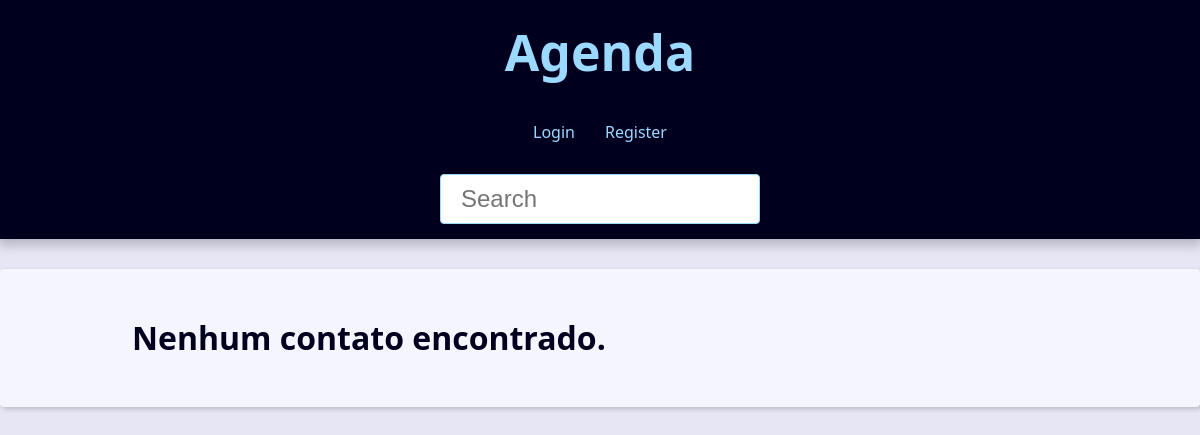
/, run on an earlier commit of the app's database.
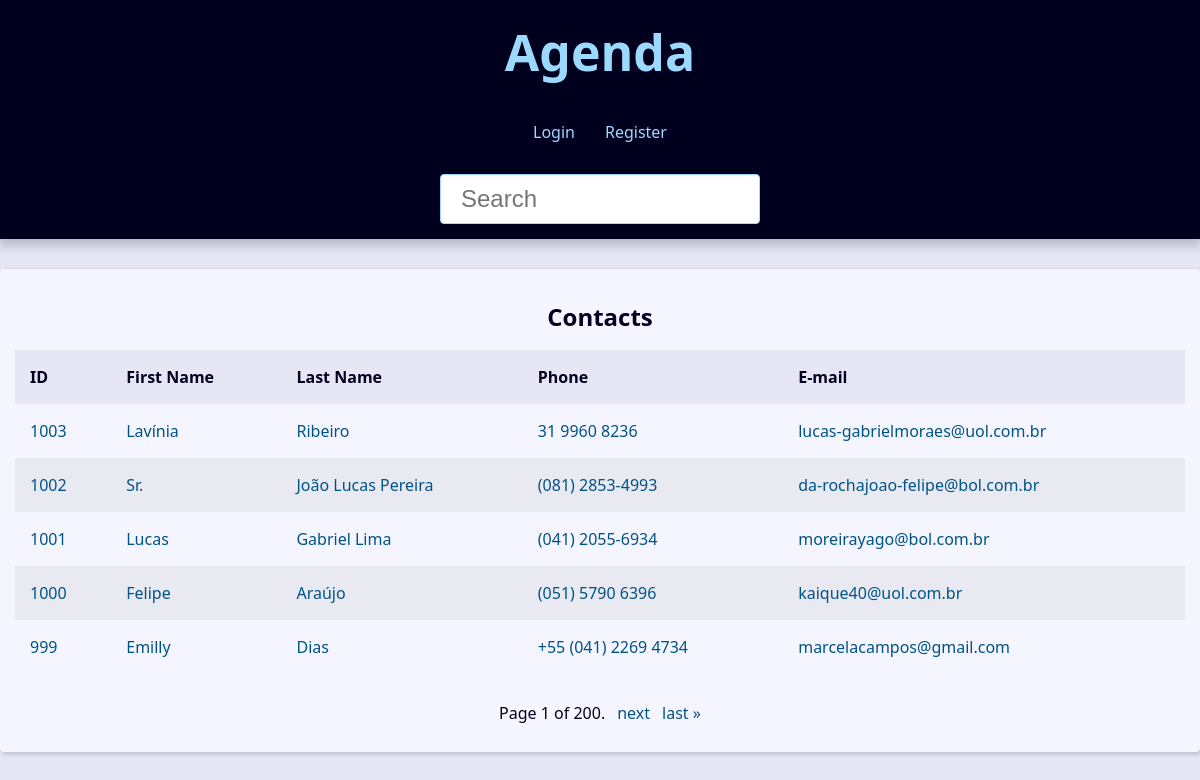
And on a later commit of the database.
### contact/models.py (models this page shows, shortened)
class Contact(models.Model):
    first_name = models.CharField(max_length=50)
    last_name = models.CharField(max_length=50, blank=True)
    phone = models.CharField(max_length=50)
    email = models.EmailField(max_length=254, blank=True)
    created_date = models.DateTimeField(default=timezone.now)
    discriptin = models.TextField(blank=True)
    show = models.BooleanField(default=True)
    picture = models.ImageField(blank=True, upload_to='pictures/%Y/%m/')
    category = models.ForeignKey(
        Category, # Passando a ForeignKey (Classe Category)
        on_delete=models.SET_NULL, # Setando NULL quando a categoria é deletada e um contato possui a categoria deletada.
        blank=True, null=True # Permitindo setar NULL quando for deletada
    )
    owner = models.ForeignKey(
        User, # Todo contato depende/tem que ter um User (owner) responsável por aquele contato. (Permissões)
        on_delete=models.SET_NULL,
        blank=True, null=True
    )

### contact/views/contact_views.py (the view)
# urls.py: path('', views.index, name='index'),
def index(request):
    contacts = Contact.objects.all().filter(show=True).order_by('-id')
    paginator = Paginator(contacts, 5)
    page_number = request.GET.get("page")
    page_obj = paginator.get_page(page_number)
    context = {
        'contacts': contacts,
        'page_obj': page_obj,
        'site_title': 'Contatos - '
    }
    return render(
        request,
        'contact/index.html',
        context
    )

### contact/templates/contact/index.html
{% extends 'global/base.html' %}
{% block content %}
{% if page_obj %}
    <div class="responsive-table">
    <table class="contacts-table">
        <caption class="table-caption">
        Contacts
        </caption>
    <thead>
      <tr class="table-row table-row-header">
        <th class="table-header">ID</th>
        <th class="table-header">First Name</th>
        <th class="table-header">Last Name</th>
        <th class="table-header">Phone</th>
        <th class="table-header">E-mail</th>
      </tr>
    </thead>
    <tbody>
      {% for contact in page_obj %}
      <tr class="table-row">
        <td class="table-cel">
          <a class="table-link" href="{% url 'contact:contact' contact.id %}">
            {{ contact.id }}
          </a>
        </td>
        <td class="table-cel">
          <a href="#" class="table-link"> {{contact.first_name}} </a>
        </td>
        <td class="table-cel">
          <a href="#" class="table-link"> {{contact.last_name}} </a>
        </td>
        <td class="table-cel">
          <a href="#" class="table-link"> {{contact.phone}} </a>
        </td>
        <td class="table-cel">
          <a href="#" class="table-link"> {{contact.email}} </a>
        </td>
      </tr>
      {% endfor %}
    </tbody>
  </table>
</div>
{% else %}
<div class="single-contact">
    <h1 class="single-contact-name">
        Nenhum contato encontrado.
    </h1>
</div>
{% endif %}
{% endblock content %}

### base_templates/global/base.html (shortened to what this page needs)
{% load static %}<!DOCTYPE html>
<html lang="en">
<head>
    {% include 'global/partials/_head.html' %}
</head>
<body>
    {% include 'global/partials/_header.html' %}
    <main class="content">
        {% block content %}{% endblock content %}
        {% include 'global/partials/_pagination.html' %}
    </main>
</body>
</html>

### base_templates/global/partials/_head.html (shortened to what this page needs)
{% load static %}
<link rel="stylesheet" href="{% static 'global/css/style.css' %}" />

### base_templates/global/partials/_header.html
<header class="header">
    <h1 class="header-heading">
        <a href="{% url 'contact:index' %}" class="header-link">
            Agenda
        </a>
    </h1>
    <nav class="menu">
        <ul class="menu-list">
            {% if user.is_authenticated %}
                <li class="menu-item">
                    <a href="{% url 'contact:create' %}" class="menu-link">Create</a>
                </li>
                <li class="menu-item">
                    <a href="{% url 'contact:user_update' %}" class="menu-link">Profile</a>
                </li>
                <li class="menu-item">
                    <a href="{% url 'contact:logout' %}" class="menu-link">Logout</a>
                </li>
                {% else %}
                <li class="menu-item">
                    <a href="{% url 'contact:login' %}" class="menu-link">Login</a>
                </li>
                <li class="menu-item">
                    <a href="{% url 'contact:register' %}" class="menu-link">Register</a>
                </li>
            {% endif %}
        </ul>
    </nav>
    <div class="search">
        <form action="{% url 'contact:search' %}" method="GET">
            <input
            type="search"
            class="search-input"
            placeholder="Search"
            id="search"
            name="q"
            value="{{ request.GET.q.strip }}"
            >
        </form>
    </div>
</header>

### base_templates/global/partials/_pagination.html (shortened to what this page needs)
{% if page_obj %}
<div class="pagination">
  <span class="step-links">
    <span class="current">
      Page {{ page_obj.number }} of {{ page_obj.paginator.num_pages }}.
    </span>
    {% if page_obj.has_next %}
    <a href="?page={{ page_obj.next_page_number }}&q={{ request.GET.q.strip }}"
      >next</a
    >
    <a
      href="?page={{ page_obj.paginator.num_pages }}&q={{ request.GET.q.strip }}"
      >last &raquo;</a
    >
    {% endif %}
  </span>
</div>
{% endif %}

### base_static/global/css/style.css (style rules this page uses)
:root { --spacing: 1.5rem; --link-dark-color: rgb(0, 83, 134); --link-light-color: rgb(156, 217, 255); --clr-white: rgb(245, 245, 255); --clr-black: rgb(0, 0, 30); --clr-light-gray: rgb(230, 230, 245); --clr-dark-shadow-5: rgba(0, 0, 10, 5%); --clr-dark-shadow-10: rgba(0, 0, 10, 10%); --clr-dark-shadow-20: rgba(0, 0, 10, 20%); --clr-light-shadow-5: rgba(200, 200, 255, 5%); --clr-light-shadow-10: rgba(200, 200, 255, 10%); --clr-light-shadow-20: rgba(200, 200, 255, 20%); --main-page-width: 120rem; --table-min-width: 60rem; --biggest-font-size: 5rem; --bigger-font-size: 4rem; --big-font-size: 3.2rem; --medium-font-size: 2.4rem; --small-font-size: 1.6rem; --smaller-font-size: 1.4rem; --smallest-font-size: 1.2rem; --transition-fast: 300ms; --transition-medium: 600ms; --transition-slow: 1s; --default-border-radius: 4px; }
*, *::before, *::after { margin: 0; padding: 0; box-sizing: border-box; }
html { font-size: 62.5%; }
body { font-family: system-ui, -apple-system, BlinkMacSystemFont, "Segoe UI", Roboto, Oxygen, Ubuntu, Cantarell, "Open Sans", "Helvetica Neue", sans-serif; line-height: 1.5; font-size: var(--small-font-size); color: var(--clr-black); -webkit-font-smoothing: antialiased; background: var(--clr-light-gray); }
.header { background: var(--clr-black); padding: var(--spacing); box-shadow: 0 5px 10px 2px var(--clr-dark-shadow-20); z-index: 1; position: relative; }
.header-heading { font-size: var(--biggest-font-size); text-align: center; }
.header-link { color: var(--link-light-color); text-decoration: none; transition: filter var(--transition-fast) ease-in-out; }
.menu { margin: var(--spacing); }
.menu-list { list-style: none; display: flex; justify-content: center; flex-flow: row wrap; }
.menu-link { display: block; padding: var(--spacing); color: var(--link-light-color); text-decoration: none; transition: background-color var(--transition-fast) ease-in-out; border-radius: var(--default-border-radius); }
.content { max-width: var(--main-page-width); margin: calc(var(--spacing) * 2) auto; padding: var(--spacing); background: var(--clr-white); box-shadow: 2px 2px 5px var(--clr-dark-shadow-20); border-radius: var(--default-border-radius); }
.responsive-table { width: 100%; overflow-x: auto; }
.contacts-table { width: 100%; min-width: var(--table-min-width); border-collapse: collapse; }
.table-caption { font-size: var(--medium-font-size); font-weight: bold; padding: var(--spacing); }
.table-row { text-align: left; text-overflow: ellipsis; transition: background-color var(--transition-fast) ease-in-out; }
.table-row:nth-of-type(2n) { background: var(--clr-dark-shadow-5); }
.table-row-header { background: var(--clr-light-gray); color: var(--clr-black); }
.table-cel, .table-header { padding: var(--spacing); }
.table-link { color: var(--link-dark-color); transition: color var(--transition-fast) ease-in-out; text-decoration: none; }
.pagination { margin-top: var(--spacing); display: flex; justify-content: center; padding: calc(var(--spacing) * 0.8); font-size: var(--small-font-size); }
.pagination .step-links { display: flex; gap: calc(var(--spacing) * 0.8); }
.pagination .step-links a { color: var(--link-dark-color); transition: color var(--transition-fast) ease-in-out; text-decoration: none; display: block; }
.search { display: flex; justify-content: center; }
.search-input { font-size: var(--medium-font-size); padding: 1rem 2rem; width: 100%; max-width: 32rem; border-radius: var(--default-border-radius); border: 1px solid var(--link-light-color); }

What changed in the data, as far as the page shows it:
added Contact: id "1003", first_name "Lavínia", last_name "Ribeiro", phone "31 9960 8236", email "lucas-gabrielmoraes@uol.com.br"
added Contact: id "1002", first_name "Sr.", last_name "João Lucas Pereira", phone "(081) 2853-4993", email "da-rochajoao-felipe@bol.com.br"
added Contact: id "1001", first_name "Lucas", last_name "Gabriel Lima", phone "(041) 2055-6934", email "moreirayago@bol.com.br"
added Contact: id "1000", first_name "Felipe", last_name "Araújo", phone "(051) 5790 6396", email "kaique40@uol.com.br"
added Contact: id "999", first_name "Emilly", last_name "Dias", phone "+55 (041) 2269 4734", email "marcelacampos@gmail.com"
Also different on the page:
{{ page_obj.number }}: (not shown) → "1"
{{ page_obj.paginator.num_pages }}: (not shown) → "200"
text no longer shown: "Nenhum contato encontrado."
text now shown: "Contacts ID First Name Last Name Phone E-mail Page of . next last »"
